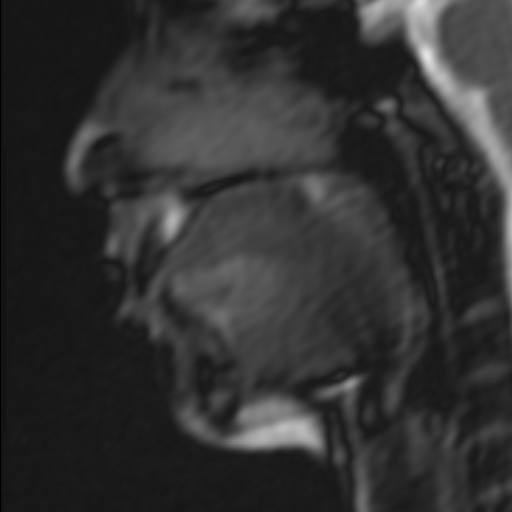
#> input picture datasets/SagittalTongue_Temporal/Test_Folder/images/crx-0025.jpg, 512 x 512 px; its folder holds only this picture in this run
$ python -i featurePointCoor.py   (imports and definitions only)
#> lines starting #> are read from the running program, lines starting #| are printed output that depends on the picture; after the words box and inside, x2 and y2 are one past the last pixel; in counts of white or black regions, pixels touching at a corner belong together
#> further down, picture is the input picture: shape (512, 512, 3); min 0, max 228, mean 49.4
import cv2
import numpy as np
import os
import math
from matplotlib import pyplot as plt
import pandas as pd
import ast
import sys
sys.path.append('./utils/')
from extractEndpoints import *
height = 1080
width = 880

# canvas = np.zeros((height, width), dtype=np.uint8)

def getContours(mask_img):
    h, w, c = mask_img.shape
#> h = 512; w = 512; c = 3
    boundary = np.zeros((h, w), dtype=np.uint8)
    mask_gray = cv2.cvtColor(mask_img, cv2.COLOR_BGR2GRAY)
    ret, thresh = cv2.threshold(mask_gray, 175, 255, cv2.THRESH_BINARY)
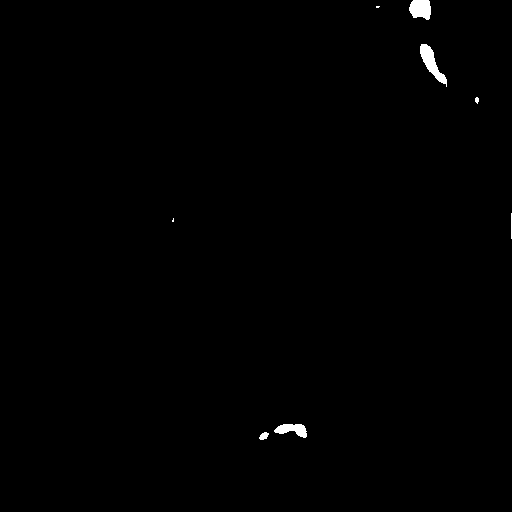
#> thresh: shape (512, 512); 0.45% white; 8 white regions (2 under 20 px)
    contours, hierarchy = cv2.findContours(thresh, cv2.RETR_EXTERNAL, cv2.CHAIN_APPROX_SIMPLE)
#> contours = 8 contours, 4 with area under 20; largest, box (x1, y1, x2, y2) and area: (420, 44, 447, 87) 382, (409, 0, 431, 20) 322, (274, 424, 307, 438) 245, (259, 432, 269, 440) 42
    cv2.drawContours(boundary, contours, -1, 255, 2)
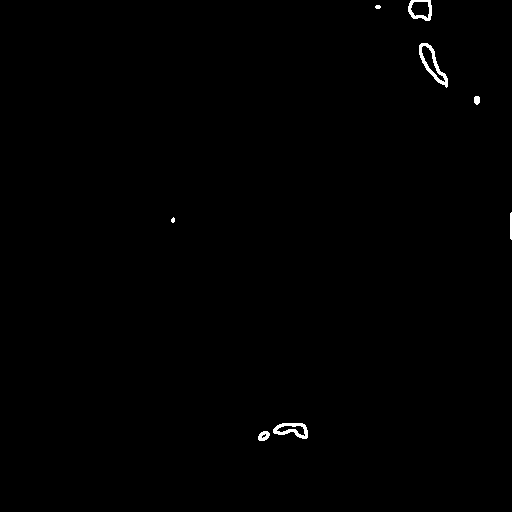
#> boundary: shape (512, 512); 0.41% white; 8 white regions (1 under 20 px), largest, box (x1, y1, x2, y2) and area: (419, 43, 448, 88) 357, (273, 423, 308, 439) 272, (408, 0, 432, 21) 211
    return boundary


# [128 lines left out: function getFeaturePoints, not called in this run]

# [45 lines not run here, left out]
        # [31 lines of commented-out code are left out]

>>> import cv2
>>> picture = cv2.imread('../datasets/SagittalTongue_Temporal/Test_Folder/images/crx-0025.jpg')
>>> result = getContours(picture)
